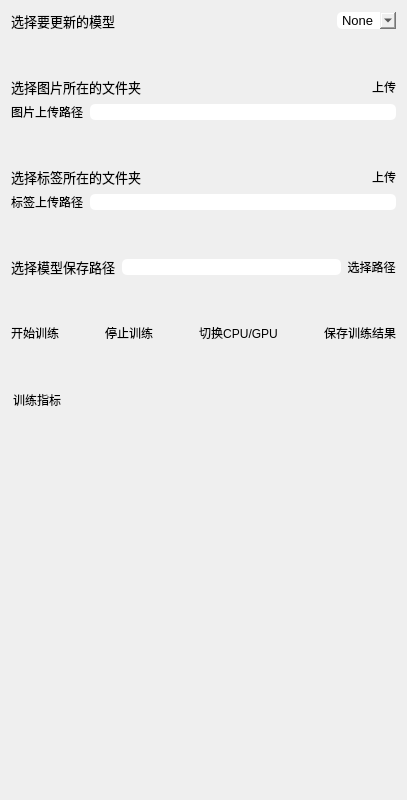
      <widget class="QWidget" name="page_4">
       <property name="styleSheet">
        <string notr="true">border-color: rgb(129, 242, 255);
border-width: 0px;border-radius:5px;</string>
       </property>
       <layout class="QHBoxLayout" name="horizontalLayout_35">
        <item>
         <layout class="QVBoxLayout" name="verticalLayout_14">
          <item>
           <layout class="QHBoxLayout" name="horizontalLayout_8">
            <item>
             <widget class="QLabel" name="label_20">
              <property name="font">
               <font>
                <pointsize>10</pointsize>
               </font>
              </property>
              <property name="text">
               <string>选择要更新的模型</string>
              </property>
             </widget>
            </item>
            <item>
             <spacer name="horizontalSpacer_5">
              <property name="orientation">
               <enum>Qt::Horizontal</enum>
              </property>
              <property name="sizeHint" stdset="0">
               <size>
                <width>40</width>
                <height>20</height>
               </size>
              </property>
             </spacer>
            </item>
            <item>
             <widget class="QComboBox" name="comboBox_2">
              <property name="font">
               <font>
                <pointsize>10</pointsize>
               </font>
              </property>
              <item>
               <property name="text">
                <string>None</string>
               </property>
              </item>
              <item>
               <property name="text">
                <string>Model1</string>
               </property>
              </item>
              <item>
               <property name="text">
                <string>Model2</string>
               </property>
              </item>
              <item>
               <property name="text">
                <string>Model3</string>
               </property>
              </item>
             </widget>
            </item>
           </layout>
          </item>
          <item>
           <spacer name="verticalSpacer_2">
            <property name="orientation">
             <enum>Qt::Vertical</enum>
            </property>
            <property name="sizeHint" stdset="0">
             <size>
              <width>20</width>
              <height>40</height>
             </size>
            </property>
           </spacer>
          </item>
          <item>
           <layout class="QHBoxLayout" name="horizontalLayout_24">
            <item>
             <widget class="QLabel" name="label_48">
              <property name="maximumSize">
               <size>
                <width>16777215</width>
                <height>20</height>
               </size>
              </property>
              <property name="font">
               <font>
                <family>Adobe Devanagari</family>
                <pointsize>10</pointsize>
               </font>
              </property>
              <property name="text">
               <string>选择图片所在的文件夹</string>
              </property>
             </widget>
            </item>
            <item>
             <spacer name="horizontalSpacer_23">
              <property name="orientation">
               <enum>Qt::Horizontal</enum>
              </property>
              <property name="sizeHint" stdset="0">
               <size>
                <width>40</width>
                <height>20</height>
               </size>
              </property>
             </spacer>
            </item>
            <item>
             <widget class="QPushButton" name="pushButton_3">
              <property name="text">
               <string>上传</string>
              </property>
             </widget>
            </item>
           </layout>
          </item>
          <item>
           <layout class="QHBoxLayout" name="horizontalLayout_31">
            <item>
             <widget class="QLabel" name="label_49">
              <property name="maximumSize">
               <size>
                <width>16777215</width>
                <height>20</height>
               </size>
              </property>
              <property name="text">
               <string>图片上传路径</string>
              </property>
             </widget>
            </item>
            <item>
             <widget class="QLineEdit" name="lineEdit">
              <property name="text">
               <string/>
              </property>
             </widget>
            </item>
           </layout>
          </item>
          <item>
           <spacer name="verticalSpacer_3">
            <property name="orientation">
             <enum>Qt::Vertical</enum>
            </property>
            <property name="sizeHint" stdset="0">
             <size>
              <width>20</width>
              <height>40</height>
             </size>
            </property>
           </spacer>
          </item>
          <item>
           <layout class="QHBoxLayout" name="horizontalLayout_32">
            <item>
             <widget class="QLabel" name="label_50">
              <property name="font">
               <font>
                <family>Adobe Devanagari</family>
                <pointsize>10</pointsize>
               </font>
              </property>
              <property name="text">
               <string>选择标签所在的文件夹</string>
              </property>
             </widget>
            </item>
            <item>
             <spacer name="horizontalSpacer_24">
              <property name="orientation">
               <enum>Qt::Horizontal</enum>
              </property>
              <property name="sizeHint" stdset="0">
               <size>
                <width>40</width>
                <height>20</height>
               </size>
              </property>
             </spacer>
            </item>
            <item>
             <widget class="QPushButton" name="pushButton_4">
              <property name="text">
               <string>上传</string>
              </property>
             </widget>
            </item>
           </layout>
          </item>
          <item>
           <layout class="QHBoxLayout" name="horizontalLayout_33">
            <item>
             <widget class="QLabel" name="label_51">
              <property name="text">
               <string>标签上传路径</string>
              </property>
             </widget>
            </item>
            <item>
             <widget class="QLineEdit" name="lineEdit_2">
              <property name="text">
               <string/>
              </property>
             </widget>
            </item>
           </layout>
          </item>
          <item>
           <spacer name="verticalSpacer_4">
            <property name="orientation">
             <enum>Qt::Vertical</enum>
            </property>
            <property name="sizeHint" stdset="0">
             <size>
              <width>20</width>
              <height>40</height>
             </size>
            </property>
           </spacer>
          </item>
          <item>
           <layout class="QHBoxLayout" name="horizontalLayout_38">
            <item>
             <widget class="QLabel" name="label_52">
              <property name="font">
               <font>
                <family>Adobe Devanagari</family>
                <pointsize>10</pointsize>
               </font>
              </property>
              <property name="text">
               <string>选择模型保存路径</string>
              </property>
             </widget>
            </item>
            <item>
             <widget class="QLineEdit" name="lineEdit_5">
              <property name="text">
               <string/>
              </property>
             </widget>
            </item>
            <item>
             <widget class="QPushButton" name="pushButton_23">
              <property name="text">
               <string>选择路径</string>
              </property>
             </widget>
            </item>
           </layout>
          </item>
          <item>
           <spacer name="verticalSpacer">
            <property name="orientation">
             <enum>Qt::Vertical</enum>
            </property>
            <property name="sizeHint" stdset="0">
             <size>
              <width>20</width>
              <height>40</height>
             </size>
            </property>
           </spacer>
          </item>
          <item>
           <layout class="QHBoxLayout" name="horizontalLayout_34">
            <item>
             <widget class="QPushButton" name="pushButton_5">
              <property name="text">
               <string>开始训练</string>
              </property>
             </widget>
            </item>
            <item>
             <spacer name="horizontalSpacer_25">
              <property name="orientation">
               <enum>Qt::Horizontal</enum>
              </property>
              <property name="sizeHint" stdset="0">
               <size>
                <width>40</width>
                <height>20</height>
               </size>
              </property>
             </spacer>
            </item>
            <item>
             <widget class="QPushButton" name="pushButton_6">
              <property name="text">
               <string>停止训练</string>
              </property>
             </widget>
            </item>
            <item>
             <spacer name="horizontalSpacer_26">
              <property name="orientation">
               <enum>Qt::Horizontal</enum>
              </property>
              <property name="sizeHint" stdset="0">
               <size>
                <width>40</width>
                <height>20</height>
               </size>
              </property>
             </spacer>
            </item>
            <item>
             <widget class="QPushButton" name="pushButton_7">
              <property name="text">
               <string>切换CPU/GPU</string>
              </property>
             </widget>
            </item>
            <item>
             <spacer name="horizontalSpacer_27">
              <property name="orientation">
               <enum>Qt::Horizontal</enum>
              </property>
              <property name="sizeHint" stdset="0">
               <size>
                <width>40</width>
                <height>20</height>
               </size>
              </property>
             </spacer>
            </item>
            <item>
             <widget class="QPushButton" name="pushButton_8">
              <property name="text">
               <string>保存训练结果</string>
              </property>
             </widget>
            </item>
           </layout>
          </item>
          <item>
           <spacer name="verticalSpacer_5">
            <property name="orientation">
             <enum>Qt::Vertical</enum>
            </property>
            <property name="sizeHint" stdset="0">
             <size>
              <width>20</width>
              <height>40</height>
             </size>
            </property>
           </spacer>
          </item>
          <item>
           <widget class="QGroupBox" name="groupBox_6">
            <property name="minimumSize">
             <size>
              <width>0</width>
              <height>400</height>
             </size>
            </property>
            <property name="title">
             <string>训练指标</string>
            </property>
           </widget>
          </item>
         </layout>
        </item>
       </layout>
      </widget>
